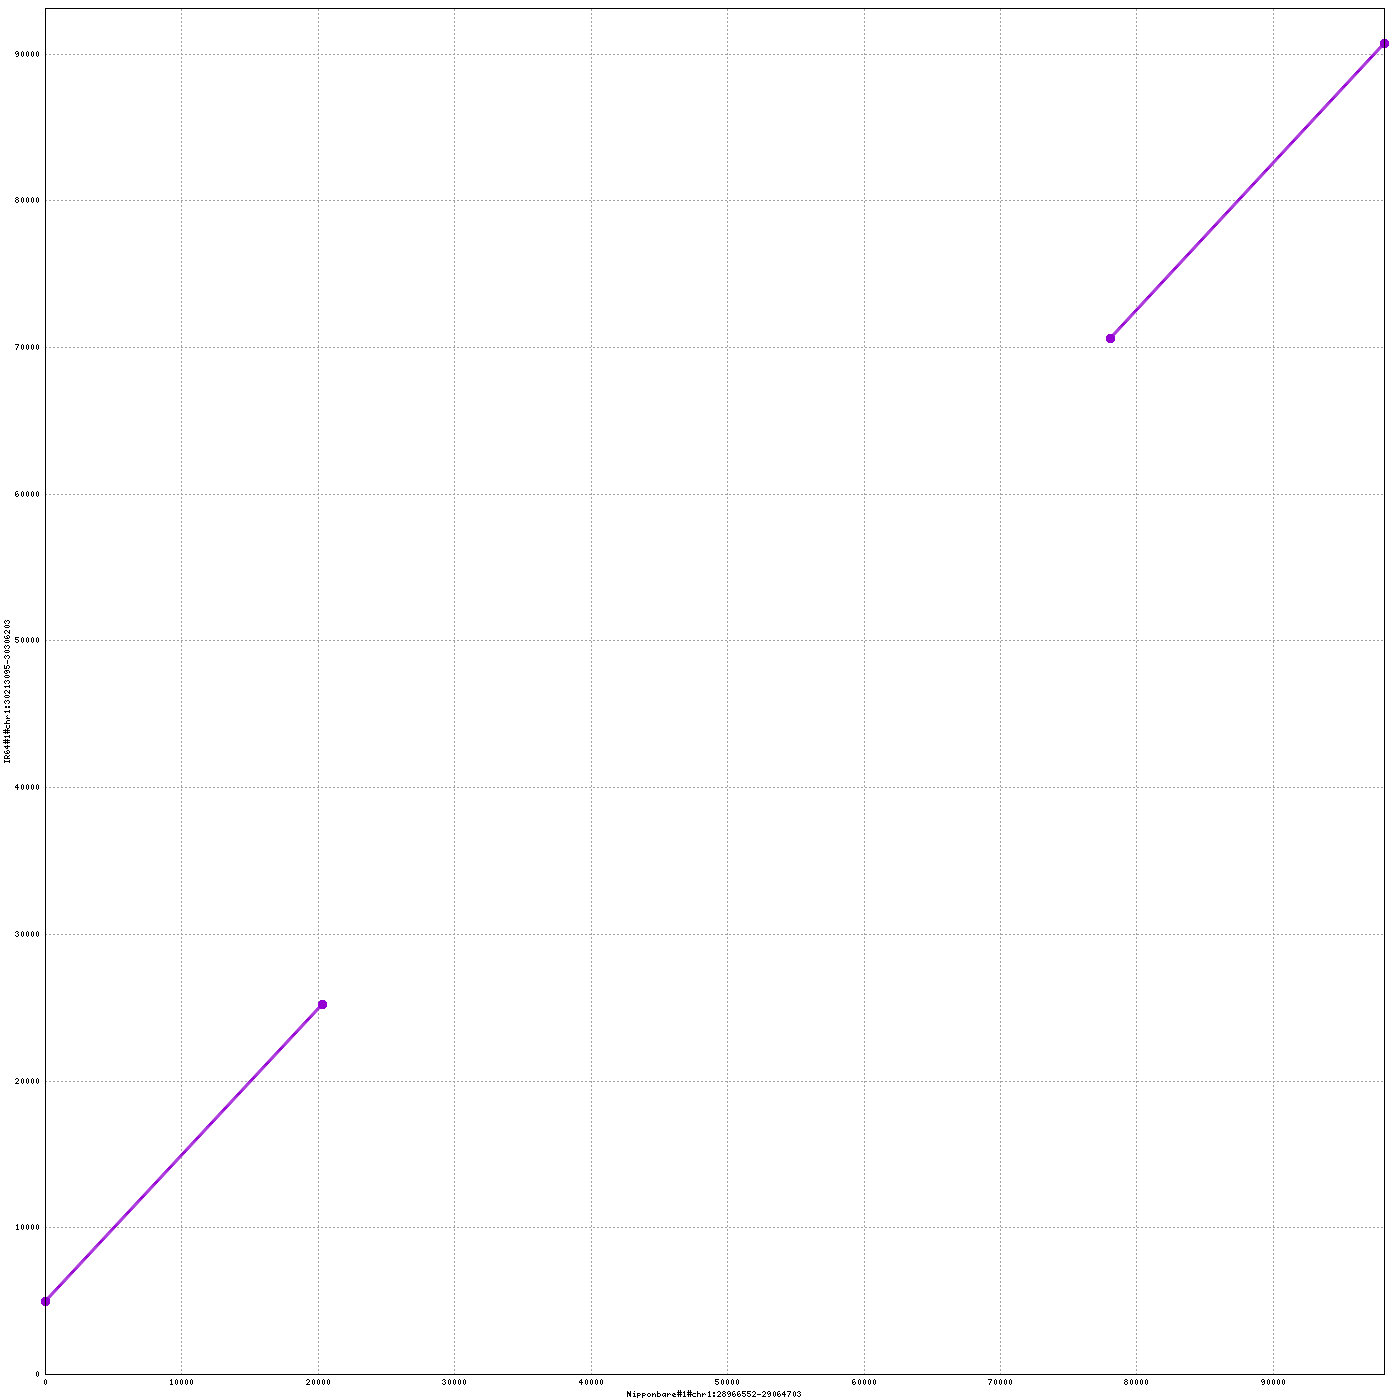

Reproduce this figure in gnuplot.
set terminal png tiny size 1400,1400
set output "0_annotation/figures/SLB1_SLB2_IR64_deletion.png"
set size 1,1
set grid
unset key
set border 15
set tics scale 0
set xlabel "Nipponbare#1#chr1:28966552-29064703"
set ylabel "IR64#1#chr1:30213095-30306203"
set format "%.0f"
set mouse format "%.0f"
set mouse mouseformat "[%.0f, %.0f]"
if(GPVAL_VERSION < 5) set mouse clipboardformat "[%.0f, %.0f]"
set xrange [1:98152]
set yrange [1:93109]
set style line 1  lt 1 lw 3 pt 6 ps 1
set style line 2  lt 3 lw 3 pt 6 ps 1
set style line 3  lt 2 lw 3 pt 6 ps 1
plot \
 "0_annotation/figures/SLB1_SLB2_IR64_deletion.fplot" title "FWD" w lp ls 1, \
 "0_annotation/figures/SLB1_SLB2_IR64_deletion.rplot" title "REV" w lp ls 2
